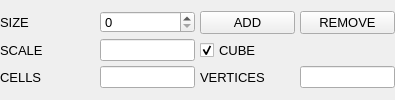
	<widget class="QWidget" name="panelBBox">
	  <property name="sizePolicy">
	    <sizepolicy hsizetype="Expanding" vsizetype="Fixed">
	      <horstretch>0</horstretch>
	      <verstretch>0</verstretch>
	    </sizepolicy>
	  </property>

	  <layout class="QVBoxLayout" name="panelBBoxVBoxLayout">
	    <property name="leftMargin">
	      <number>0</number>
	    </property>
	    <property name="topMargin">
	      <number>0</number>
	    </property>
	    <property name="rightMargin">
	      <number>0</number>
	    </property>
	    <property name="bottomMargin">
	      <number>0</number>
	    </property>
	    <property name="spacing">
	      <number>0</number>
	    </property>

	    <item>
	      <layout class="QGridLayout" name="panelBBoxGridLayout">
		<property name="leftMargin">
		  <number>0</number>
		</property>
		<property name="topMargin">
		  <number>0</number>
		</property>
		<property name="rightMargin">
		  <number>0</number>
		</property>
		<property name="bottomMargin">
		  <number>0</number>
		</property>
		<property name="spacing">
		  <number>5</number>
		</property>

		<!-- row 3 -->

		<item row="0" column="0">
		  <widget class="QLabel" name="labelBBoxSize">
		    <property name="sizePolicy">
		      <sizepolicy hsizetype="Expanding" vsizetype="Fixed">
			<horstretch>1</horstretch>
			<verstretch>0</verstretch>
		      </sizepolicy>
		    </property>
		    <property name="minimumSize">
		      <size>
			<width>50</width>
			<height>22</height>
		      </size>
		    </property>
		    <property name="maximumSize">
		      <size>
			<width>10000</width>
			<height>22</height>
		      </size>
		    </property>
		    <property name="margin">
		      <number>5</number>
		    </property>
		    <property name="alignment">
		      <set>Qt::AlignLeft|Qt::AlignVCenter</set>
		    </property>
		    <property name="text">
		      <string>SIZE</string>
		    </property>
		    <property name="font">
		      <font>
			<pointsize>10</pointsize>
		      </font>
		    </property>
		  </widget>
		</item>

		<item row="0" column="1">
		  <widget class="QSpinBox" name="spinBoxBBoxDepth">
		    <property name="sizePolicy">
		      <sizepolicy hsizetype="Expanding" vsizetype="Fixed">
			<horstretch>1</horstretch>
			<verstretch>0</verstretch>
		      </sizepolicy>
		    </property>
		    <property name="minimumSize">
		      <size>
			<width>50</width>
			<height>22</height>
		      </size>
		    </property>
		    <property name="maximumSize">
		      <size>
			<width>10000</width>
			<height>22</height>
		      </size>
		    </property>
		    <property name="minimum">
		      <number>0</number>
		    </property>
		    <property name="maximum">
		      <number>10</number>
		    </property>
		    <property name="value">
		      <number>0</number>
		    </property>
		    <property name="font">
		      <font>
			<pointsize>10</pointsize>
		      </font>
		    </property>
		  </widget>
		</item>

		<item row="0" column="2">
		  <widget class="QPushButton" name="pushButtonBBoxAdd">
		    <property name="sizePolicy">
		      <sizepolicy hsizetype="Expanding" vsizetype="Fixed">
			<horstretch>1</horstretch>
			<verstretch>0</verstretch>
		      </sizepolicy>
		    </property>	
		    <property name="text">
		      <string>ADD</string>
		    </property>
		    <property name="font">
		      <font>
			<pointsize>10</pointsize>
		      </font>
		    </property>
		  </widget>
		</item>

		<item row="0" column="3">
		  <widget class="QPushButton" name="pushButtonBBoxRemove">
		    <property name="sizePolicy">
		      <sizepolicy hsizetype="Expanding" vsizetype="Fixed">
			<horstretch>1</horstretch>
			<verstretch>0</verstretch>
		      </sizepolicy>
		    </property>
		    <property name="text">
		      <string>REMOVE</string>
		    </property>
		    <property name="font">
		      <font>
			<pointsize>10</pointsize>
		      </font>
		    </property>
		  </widget>
		</item>

		<!-- row 4 -->

		<item row="1" column="0">
		  <widget class="QLabel" name="labelBBoxScale">
		    <property name="sizePolicy">
		      <sizepolicy hsizetype="Expanding" vsizetype="Fixed">
			<horstretch>1</horstretch>
			<verstretch>0</verstretch>
		      </sizepolicy>
		    </property>
		    <property name="minimumSize">
		      <size>
			<width>50</width>
			<height>22</height>
		      </size>
		    </property>
		    <property name="maximumSize">
		      <size>
			<width>10000</width>
			<height>22</height>
		      </size>
		    </property>
		    <property name="margin">
		      <number>5</number>
		    </property>
		    <property name="alignment">
		      <set>Qt::AlignLeft|Qt::AlignVCenter</set>
		    </property>
		    <property name="text">
		      <string>SCALE</string>
		    </property>
		    <property name="font">
		      <font>
			<pointsize>10</pointsize>
		      </font>
		    </property>
		  </widget>
		</item>
		
		<item row="1" column="1">
		  <widget class="QLineEdit" name="editBBoxScale">
		    <property name="sizePolicy">
		      <sizepolicy hsizetype="Expanding" vsizetype="Fixed">
			<horstretch>1</horstretch>
			<verstretch>0</verstretch>
		      </sizepolicy>
		    </property>
		    <property name="minimumSize">
		      <size>
			<width>50</width>
			<height>22</height>
		      </size>
		    </property>
		    <property name="maximumSize">
		      <size>
			<width>10000</width>
			<height>22</height>
		      </size>
		    </property>
		    <property name="text">
		      <string/>
		    </property>
		    <property name="readOnly">
		      <bool>false</bool>
		    </property>
		    <property name="font">
		      <font>
			<pointsize>10</pointsize>
		      </font>
		    </property>
		  </widget>
		</item>

		<item row="1" column="2">
		  <widget class="QCheckBox" name="checkBoxBBoxCube">
		    <property name="sizePolicy">
		      <sizepolicy hsizetype="Expanding" vsizetype="Fixed">
			<horstretch>1</horstretch>
			<verstretch>0</verstretch>
		      </sizepolicy>
		    </property>
		    <property name="minimumSize">
		      <size>
			<width>50</width>
			<height>22</height>
		      </size>
		    </property>
		    <property name="maximumSize">
		      <size>
			<width>10000</width>
			<height>22</height>
		      </size>
		    </property>
		    <property name="checked">
		      <bool>true</bool>
		    </property>
		    <property name="text">
		      <string>CUBE</string>
		    </property>
		    <property name="font">
		      <font>
			<pointsize>10</pointsize>
		      </font>
		    </property>
		  </widget>
		</item>

		<!-- row 5 -->

		<item row="2" column="0">
		  <widget class="QLabel" name="labelGridCells">
		    <property name="sizePolicy">
		      <sizepolicy hsizetype="Expanding" vsizetype="Fixed">
			<horstretch>1</horstretch>
			<verstretch>0</verstretch>
		      </sizepolicy>
		    </property>
		    <property name="minimumSize">
		      <size>
			<width>50</width>
			<height>22</height>
		      </size>
		    </property>
		    <property name="maximumSize">
		      <size>
			<width>10000</width>
			<height>22</height>
		      </size>
		    </property>
		    <property name="alignment">
		      <set>Qt::AlignLeft|Qt::AlignVCenter</set>
		    </property>
		    <property name="margin">
		      <number>5</number>
		    </property>
		    <property name="text">
		      <string>CELLS</string>
		    </property>
		    <property name="font">
		      <font>
			<pointsize>10</pointsize>
		      </font>
		    </property>
		  </widget>
		</item>

		<item row="2" column="1">
		  <widget class="QLineEdit" name="editGridCells">
		    <property name="sizePolicy">
		      <sizepolicy hsizetype="Expanding" vsizetype="Fixed">
			<horstretch>1</horstretch>
			<verstretch>0</verstretch>
		      </sizepolicy>
		    </property>
		    <property name="minimumSize">
		      <size>
			<width>50</width>
			<height>22</height>
		      </size>
		    </property>
		    <property name="maximumSize">
		      <size>
			<width>10000</width>
			<height>22</height>
		      </size>
		    </property>
		    <property name="text">
		      <string/>
		    </property>
		    <property name="readOnly">
		      <bool>true</bool>
		    </property>
		    <property name="font">
		      <font>
			<pointsize>10</pointsize>
		      </font>
		    </property>
		  </widget>
		</item>

		<item row="2" column="2">
		  <widget class="QLabel" name="labelGridVertices">
		    <property name="sizePolicy">
		      <sizepolicy hsizetype="Expanding" vsizetype="Fixed">
			<horstretch>1</horstretch>
			<verstretch>0</verstretch>
		      </sizepolicy>
		    </property>
		    <property name="minimumSize">
		      <size>
			<width>50</width>
			<height>22</height>
		      </size>
		    </property>
		    <property name="maximumSize">
		      <size>
			<width>10000</width>
			<height>22</height>
		      </size>
		    </property>
		    <property name="margin">
		      <number>5</number>
		    </property>
		    <property name="alignment">
		      <set>Qt::AlignLeft|Qt::AlignVCenter</set>
		    </property>
		    <property name="text">
		      <string>VERTICES</string>
		    </property>
		    <property name="font">
		      <font>
			<pointsize>10</pointsize>
		      </font>
		    </property>
		  </widget>
		</item>

		<item row="2" column="3">
		  <widget class="QLineEdit" name="editGridVertices">
		    <property name="sizePolicy">
		      <sizepolicy hsizetype="Expanding" vsizetype="Fixed">
			<horstretch>1</horstretch>
			<verstretch>0</verstretch>
		      </sizepolicy>
		    </property>
		    <property name="minimumSize">
		      <size>
			<width>50</width>
			<height>22</height>
		      </size>
		    </property>
		    <property name="maximumSize">
		      <size>
			<width>10000</width>
			<height>22</height>
		      </size>
		    </property>
		    <property name="text">
		      <string/>
		    </property>
		    <property name="readOnly">
		      <bool>true</bool>
		    </property>
		    <property name="font">
		      <font>
			<pointsize>10</pointsize>
		      </font>
		    </property>
		  </widget>
		</item>

	      </layout>
	    </item>
	  </layout>
	</widget>
